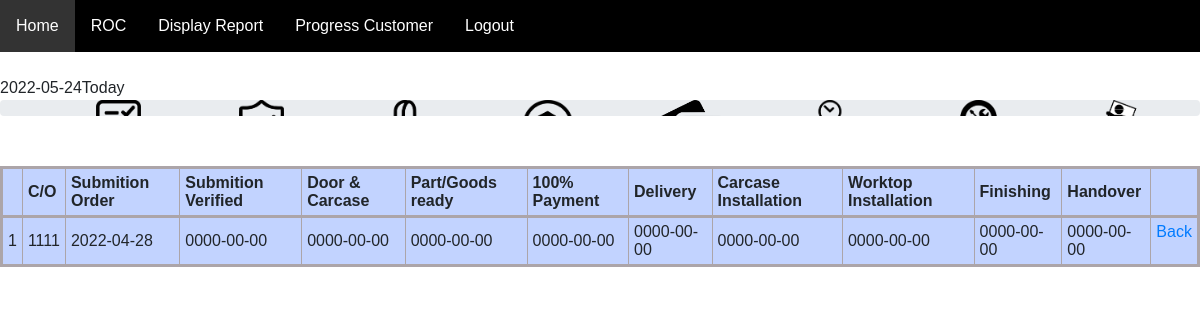
The page /ifkitchen/viewprogressroc.php?idprogress=5 on the database its author committed.
### tables this page shows
CREATE TABLE `progress` (
  `idprogress` int(10) NOT NULL,
  `customerno` text NOT NULL,
  `sorder` date NOT NULL,
  `sverify` date NOT NULL,
  `door_carcase` date NOT NULL,
  `part_goods` date NOT NULL,
  `payment` date NOT NULL,
  `delivery` date NOT NULL,
  `carcase_installation` date NOT NULL,
  `worktop_installation` date NOT NULL,
  `finishing` date NOT NULL,
  `handover` date NOT NULL
);

### ifkitchen/viewprogressroc.php (the view, shortened to what this page needs)
<?php
    $conn = mysqli_connect('localhost', 'root', '', 'ifkitchendb');
if (isset($_GET['idprogress'])) {
    $idprogress = $_GET['idprogress'];
    $query = mysqli_query($conn,"select * from progress where idprogress=$idprogress");
    while ($row = mysqli_fetch_array($query)){
$i = 1;
?>
<?php
include('navbarroc.php');
?>
<html>
<head>
      <link rel="stylesheet" type="text/css" href="style.css">
      <link rel="stylesheet" type="text/css" href="progress.css">
      <link rel="stylesheet"  href="https://stackpath.bootstrapcdn.com/font-awesome/4.7.0/css/font-awesome.min.css">
    </head>
<body>
        <?php
            $sorder = new DateTime();
            echo $sorder->format('Y-m-d');
            $today = date("Y-m-d");
            $suborder = $row['sorder'];
            if($today >= $suborder){
                echo "Today";
            }else if($suborder < $today){
                echo "Before Days";
            }else if($suborder > $today){
                echo "After days";
            }else{
                echo "No data";
            }
            ?>
<div class="progress">
                <ul class="probar">
            <li>
                <img src="submitorder.png" ><br>
            </li>
            <li>
                <img src="verify.png"><br>
            </li>
            <li>
                <img src="door.png"><br>
            </li>
            <li>
                <img src="goods.png"><br>
            </li>
            <li>
                <img src="payment.png"><br>
            </li>
            <li>
                <img src="delivery.png"><br>
            </li>
            <li>
                <img src="carcaseinstallation.png"><br>
            </li>
            <li>
                <img src="worktop.png"><br>
            </li>
        </ul>
    </div>
    <table border="1" cellpadding="5" align="center">
               <tr>
                    <th><b></b></th>
                    <th><b>C/O</b></th>
                    <th><b>Submition Order</b></th>
                    <th><b>Submition Verified</b></th>
                    <th><b>Door & Carcase </b></th>
                    <th><b>Part/Goods ready</b></th>
                    <th><b>100% Payment</b></th>
                    <th><b>Delivery</b></th>
                    <th><b>Carcase Installation</b></th>
                    <th><b>Worktop Installation</b></th>
                    <th><b>Finishing</b></th>
                    <th><b>Handover</b></th>
                    <th><b></b></th>
               </tr>
		  <tbody>
		  <tr>
		  <td><?php echo $i++ ?></td>
          <td><?php echo $row['customerno'];?></td>
		  <td><?php echo $row['sorder'];?></td>
		  <td><?php echo $row['sverify'];?></td>
		  <td><?php echo $row['door_carcase'];?></td>
		  <td><?php echo $row['part_goods'];?></td>
          <td><?php echo $row['payment'];?></td>
          <td><?php echo $row['delivery'];?></td>
          <td><?php echo $row['carcase_installation'];?></td>
          <td><?php echo $row['worktop_installation'];?></td>
          <td><?php echo $row['finishing'];?></td>
          <td><?php echo $row['handover'];?></td>
		  <td>
                <a href= "progressroc.php?userid=<?php echo $row['idprogress'];?>">Back</a>
                <br><br>
		  </td>
        </tr>
		</tbody>
        <?php
         }}   ?>
	</table>
</body>
</html>

### ifkitchen/navbarroc.php (shortened to what this page needs)
<html>
	<head>
		<link href="css/bootstrap.min.css" rel="stylesheet">
	</head>
	<body>
		<ul class="topnav">
			<li><a class="active"href="homepage.php">Home</a></li>
			<li><a href="roctest.php">ROC</a></li>
			<li><a href="resultroc.php">Display Report</a></li>
			<li><a href="progressroc.php">Progress Customer</a></li>
			<li><a href="login.php">Logout</a></li>
		</ul>
		<br>
		</body>
</html>

### ifkitchen/style.css (style rules this page uses)
table { border: black; border-collapse: collapse; margin:10px; margin-top:50px; margin-left: auto; margin-right: auto; }
Body { font-family: Calibri, Helvetica, sans-serif; }
tr { border: 3px solid #aca5a9; background-color: rgba(174, 196, 255, 0.747); padding: 10px; }

### ifkitchen/progress.css (style rules this page uses)
.progress { margin: 0px auto; }
.progress img { height: 50px; margin-bottom: 40px; }
ul.probar { text-align: center; }
ul.probar li { display: inline-block; width: 140px; position: relative; }

### ifkitchen/navbarroc.php (style rules this page uses)
html { font-family: Arial; display: inline-block; margin: 0px auto; text-align: left; }
ul.topnav { list-style-type: none; margin: auto; padding: 0; overflow: hidden; background-color:black; width: 100%; }
ul.topnav li { float: left; }
ul.topnav li a { display: block; color: white; text-align: center; padding: 14px 16px; text-decoration: none; }
ul.topnav li a.active { background-color: #333; }

### rows shown on the page
progress: format "2022-05-24", shows "Today", customerno "1111", sorder "2022-04-28", sverify "0000-00-00", door_carcase "0000-00-00", part_goods "0000-00-00", payment "0000-00-00", delivery "0000-00-00", carcase_installation "0000-00-00", worktop_installation "0000-00-00", finishing "0000-00-00", handover "0000-00-00"
